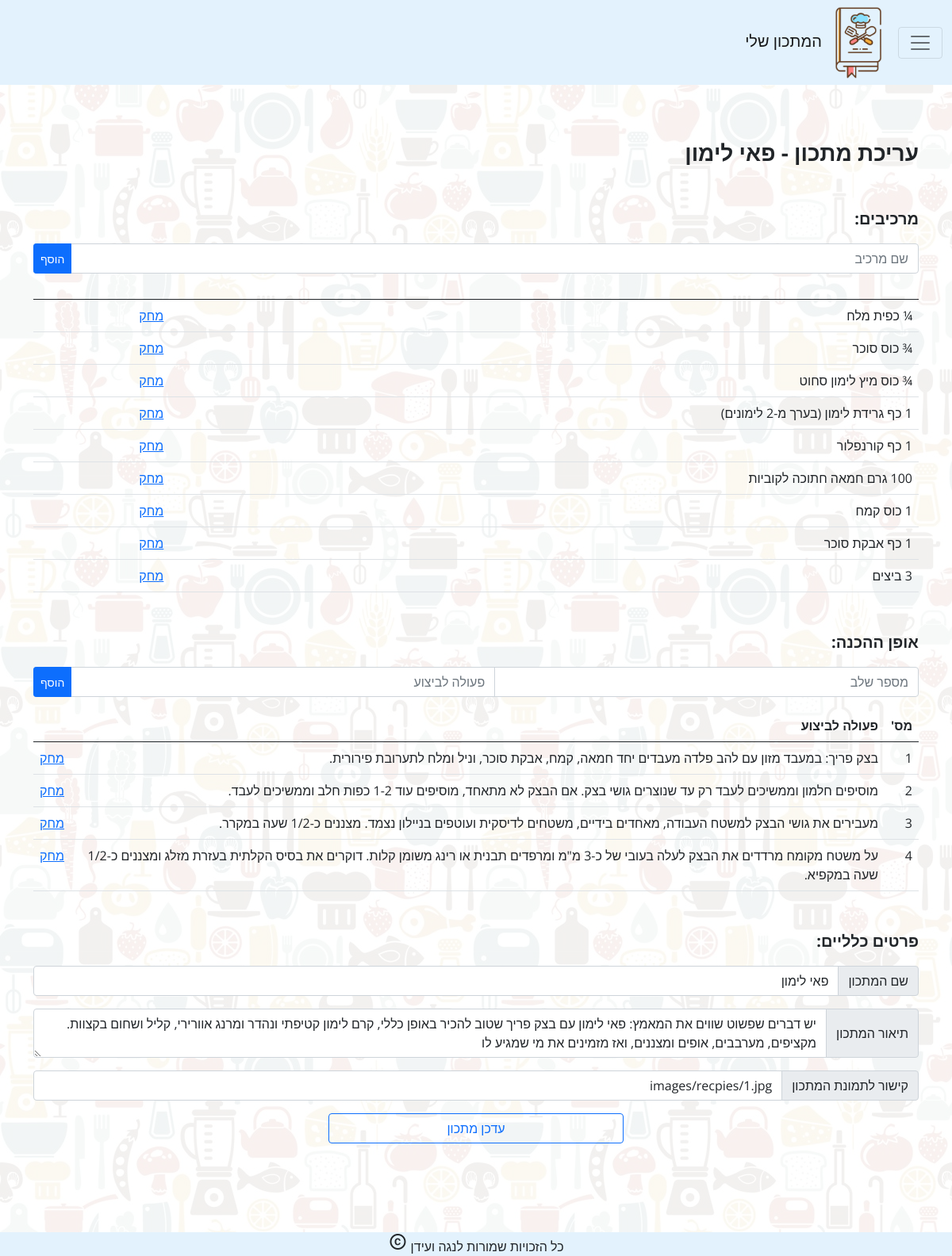
Screenshot of /edit.php?recipe_id=1 with the database file from the repository.
### tables this page shows
CREATE TABLE `recpie` (
  `recpieID` int(11) NOT NULL,
  `name` varchar(50) NOT NULL,
  `date` date NOT NULL,
  `description` text NOT NULL,
  `userWrote` varchar(20) NOT NULL,
  `picLink` text NOT NULL
);

CREATE TABLE `ingredient` (
  `ingredientID` int(11) NOT NULL,
  `ingredientName` text NOT NULL,
  `recpieID` int(11) NOT NULL
);

CREATE TABLE `instruction` (
  `instruction` int(11) NOT NULL,
  `instructionText` text NOT NULL,
  `recpieID` int(11) NOT NULL
);

### edit.php (the view, shortened to what this page needs)
<?php require_once("parts/header.php"); ?>
<?php $id = $_GET['recipe_id']; ?>
       <?php
    $sql = "SELECT * FROM `recpie` WHERE `recpie`.`recpieID` = $id";
    $recpies = $conn->query ($sql)->fetch_assoc();
    ?>
<main class="container mt-md-5 mt-5 mb-md-5 mb-5 pt-md-3 pt-3 pb-md-3 pb-3">
    <div class="mb-5">
        <p class="fw-bold fs-3">עריכת מתכון - <?php echo $recpies['name'] ?></p>
    </div>
    <div class="mb-5">
        <p class="fw-bold fs-5">מרכיבים:</p>
        <form method="post" action="add/add_ingredient.php?recipe_id=<?=$id?>">
            <div class="input-group mb-3">
                <input type="text" placeholder="שם מרכיב" name="ing" id="ing" class="form-control">
                <input type="submit" name="update" value="הוסף" class="btn btn-primary btn-sm forum-control"/>
            </div>
        </form>
        <table id="customer_table" class="table table-hover">
            <thead>
                <tr>
                    <th scope="col"></th>
                    <th scope="col"></th>
                </tr>
            </thead>
            <tbody>
                <?php
                $sql = "select * from ingredient where recpieID=$id";
                $result = $conn->query ($sql);
                ?>
                <?php while ($ingredient = $result->fetch_assoc()):?>
                <tr>
                    <td><?=$ingredient['ingredientName']?></td>
                    <td><a class="delete_ingredient" href="delete/delete_ingredient.php?ingredient_id=<?=$ingredient['ingredientID']?>&recipe_id=<?=$ingredient['recpieID']?>">מחק</a></td>
                </tr>
                <?php endwhile;?>
            </tbody>
        </table>
    </div>
    <div class="mb-5">
        <p class="fw-bold fs-5">אופן ההכנה:</p>
        <form method="post" action="add/add_instruction.php?recipe_id=<?=$id?>">
            <div class="input-group mb-3">
                <input type="text" placeholder="מספר שלב" name="instructionID" id="instructionID" class="form-control">
                <input type="text" placeholder="פעולה לביצוע" name="instructionText" id="instructionText" class="form-control">
                <input type="submit" name="update" value="הוסף" class="btn btn-primary btn-sm forum-control"/>
            </div>
        </form>
        <table id="customer_table" class="table table-hover">
            <thead>
                <tr>
                    <th scope="col">מס'</th>
                    <th scope="col">פעולה לביצוע</th>
                    <th scope="col"></th>
                </tr>
            </thead>
            <tbody>
                <?php
                $sql = "select * from instruction where recpieID=$id";
                $result = $conn->query ($sql);
                ?>
                <?php while ($instruction = $result->fetch_assoc()):?>
                <tr>
                    <td><?=$instruction['instruction']?></td>
                    <td><?=$instruction['instructionText']?></td>
                    <td><a class="delete_instruction" href="delete/delete_instruction.php?instruction_id=<?=$instruction['instruction']?>&recipe_id=<?=$id?>">מחק</a></td>
                </tr>
                <?php endwhile;?>
            </tbody>
        </table>
    </div>
    <form method="post">
        <div class="mb-5">
            <p class="fw-bold fs-5">פרטים כלליים:</p>
            <div class="input-group mb-3">
                <span class="input-group-text" id="basic-addon2">שם המתכון</span>
                <input type="text" value="<?=$recpies['name'];?>" placeholder="שם מתכון" name="name" id="name"class="form-control">
            </div>
            <div class="input-group mb-3">
                <span class="input-group-text" id="basic-addon2">תיאור המתכון</span>
                <textarea type="text" placeholder="תיאור מתכון" name="description" id="description" class="form-control" aria-label="With textarea"><?=$recpies['description'];?></textarea>
            </div>
            <div class="input-group mb-3">
                <span class="input-group-text" id="basic-addon2">קישור לתמונת המתכון</span>
                <input type="text" value="<?=$recpies['picLink'];?>" placeholder="קישור מתכון" name="pic" id="pic"class="form-control">
            </div>
            <div class="d-grid gap-2 col-4 mx-auto">
                <input type="submit" name="update_recpie" value="עדכן מתכון" class="btn btn-outline-primary forum-control"/>
            </div>
        </div>
    </form>
</main>
<?php require_once("parts/footer.php");?>

### style.css (style rules this page uses)
body,html { font-family: 'Open Sans', sans-serif; scroll-behavior: smooth; margin: 0 auto; background-image: url('images/background.jpg'); background-color: rgba(255,255,255,0.90); background-blend-mode: lighten; }

### rows the page displays
recpie: name "פאי לימון", description "יש דברים שפשוט שווים את המאמץ: פאי לימון עם בצק פריך שטוב להכיר באופן כללי, קרם לימון קטיפתי ונהדר ומרנג אוורירי, קליל ושחום בקצוות. מקציפים, מערבבים, אופים ומצננים, ואז מזמינים את מי שמגיע לו", pic "images/recpies/1.jpg"
ingredient: ingredientName "¼ כפית מלח"
ingredient: ingredientName "¾ כוס סוכר"
ingredient: ingredientName "¾ כוס מיץ לימון סחוט"
ingredient: ingredientName "1 כף גרידת לימון (בערך מ-2 לימונים)"
ingredient: ingredientName "1 כף קורנפלור"
ingredient: ingredientName "100 גרם חמאה חתוכה לקוביות"
ingredient: ingredientName "1 כוס קמח"
ingredient: ingredientName "1 כף אבקת סוכר"
ingredient: ingredientName "3 ביצים"
instruction: instruction "1", instructionText "בצק פריך: במעבד מזון עם להב פלדה מעבדים יחד חמאה, קמח, אבקת סוכר, וניל ומלח לתערובת פירורית."
instruction: instruction "2", instructionText "מוסיפים חלמון וממשיכים לעבד רק עד שנוצרים גושי בצק. אם הבצק לא מתאחד, מוסיפים עוד 1-2 כפות חלב וממשיכים לעבד."
instruction: instruction "3", instructionText "מעבירים את גושי הבצק למשטח העבודה, מאחדים בידיים, משטחים לדיסקית ועוטפים בניילון נצמד. מצננים כ-1/2 שעה במקרר."
instruction: instruction "4", instructionText "על משטח מקומח מרדדים את הבצק לעלה בעובי של כ-3 מ\"מ ומרפדים תבנית או רינג משומן קלות. דוקרים את בסיס הקלתית בעזרת מזלג ומצננים כ-1/2 שעה במקפיא."
